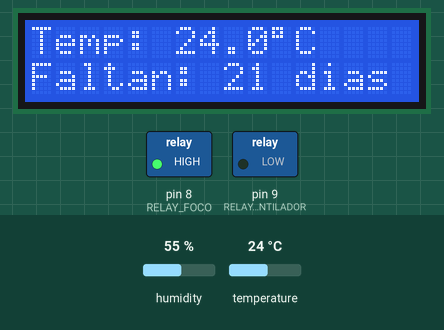
Recording of a sketch running on a simulated Arduino Uno, built with avr-gcc and run on an emulated ATmega328P. Shown: 16×2 character LCD, switched loads named in the sketch (green lamp = pin HIGH). The test bench sets the inputs (shaded band); at power-on: temperature 24 °C, humidity 55 %.

Above: at 3.2 s.
3.3 s: temperature set to 37.3 °C
At 5.6 s:
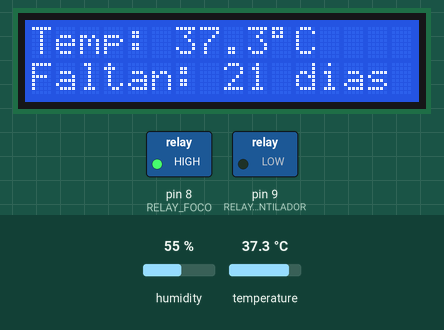
6.0 s: temperature set to 37.9 °C
At 7.2 s:
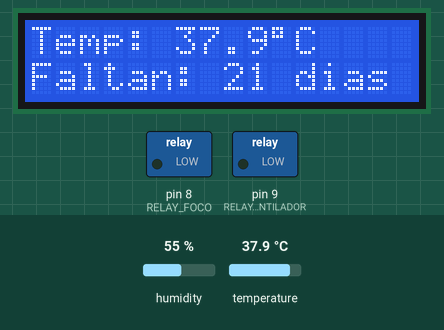
8.7 s: temperature set to 38.4 °C
At 11.6 s:
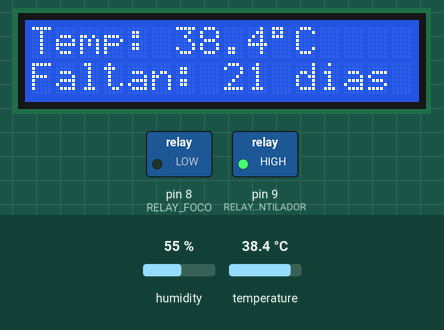
Timing chart, 0 to 13.1 s (numbered marks = the images above; inputs shaded):
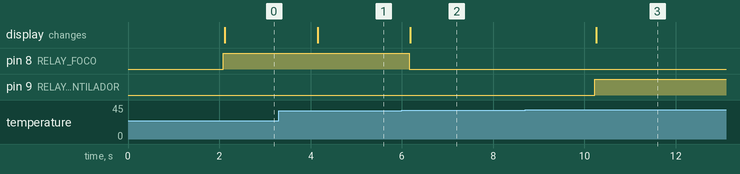

The sketch:

version_con_ventilador.ino
```cpp
#include <Wire.h>
#include <LiquidCrystal_I2C.h>
#include <DHT.h>

// -----------------------------
// Configuración del DHT22
// -----------------------------
#define DHTPIN 2
#define DHTTYPE DHT22
DHT dht(DHTPIN, DHTTYPE);

// -----------------------------
// Configuración del LCD 1602A
// -----------------------------
LiquidCrystal_I2C lcd(0x27, 16, 2);

// -----------------------------
// Configuración del relé y ventilador
// -----------------------------
#define RELAY_FOCO 8       // Relé para el foco
#define RELAY_VENTILADOR 9 // Relé o MOSFET para ventilador

// -----------------------------
// Configuración incubadora
// -----------------------------
int dias_totales = 21;
int dias_restantes;
unsigned long inicio;

// Rango de temperatura (histeresis)
float tempMin = 37.2;
float tempMax = 37.8;

// Control del ventilador
float fanOnTemp  = 38.0;
float fanOffTemp = 37.5;

void setup() {
  dht.begin();
  lcd.init();
  lcd.backlight();

  pinMode(RELAY_FOCO, OUTPUT);
  pinMode(RELAY_VENTILADOR, OUTPUT);
  digitalWrite(RELAY_FOCO, LOW);
  digitalWrite(RELAY_VENTILADOR, LOW);

  inicio = millis();

  lcd.setCursor(0,0);
  lcd.print(" Incubadora ON ");
  delay(2000);
  lcd.clear();
}

void loop() {
  // Calcular días transcurridos
  unsigned long tiempoTranscurrido = millis() - inicio;
  int dias_pasados = tiempoTranscurrido / (1000UL * 60 * 60 * 24);
  dias_restantes = dias_totales - dias_pasados;
  if (dias_restantes < 0) dias_restantes = 0;

  // Leer sensor
  float temp = dht.readTemperature();
  float hum = dht.readHumidity();

  if (isnan(temp) || isnan(hum)) {
    lcd.setCursor(0,0);
    lcd.print("Error DHT22   ");
    lcd.setCursor(0,1);
    lcd.print("Check sensor! ");
    delay(2000);
    return;
  }

  // -----------------------------
  // Control del foco (relé)
  // -----------------------------
  if (temp < tempMin) {
    digitalWrite(RELAY_FOCO, HIGH);  // Encender foco
  } else if (temp > tempMax) {
    digitalWrite(RELAY_FOCO, LOW);   // Apagar foco
  }

  // -----------------------------
  // Control del ventilador
  // -----------------------------
  if (temp > fanOnTemp) {
    digitalWrite(RELAY_VENTILADOR, HIGH);  // Encender ventilador
  } else if (temp < fanOffTemp) {
    digitalWrite(RELAY_VENTILADOR, LOW);   // Apagar ventilador
  }

  // -----------------------------
  // Mostrar en pantalla
  // -----------------------------
  lcd.clear();
  lcd.setCursor(0,0);
  lcd.print("Temp: ");
  lcd.print(temp,1);
  lcd.print((char)223); // símbolo °
  lcd.print("C");

  lcd.setCursor(0,1);
  lcd.print("Faltan: ");
  lcd.print(dias_restantes);
  lcd.print(" dias");

  delay(2000);
}
```

Measured:
- the behaviour switches between 37.8 and 37.9 °C on temperature (found by bisection; images 1 and 2)
- the behaviour switches between 38 and 38.1 °C on temperature (found by bisection; images 2 and 3)
- after the input at 3.3 s, the display: changes after 0.85 s (image 1)
- after the input at 6.0 s, pin 8 (RELAY_FOCO): HIGH → LOW after 0.16 s; the display: changes after 0.19 s (image 2)
- after the input at 8.7 s, pin 9 (RELAY_VENTILADOR): LOW → HIGH after 1.5 s; the display: changes after 1.6 s (image 3)
